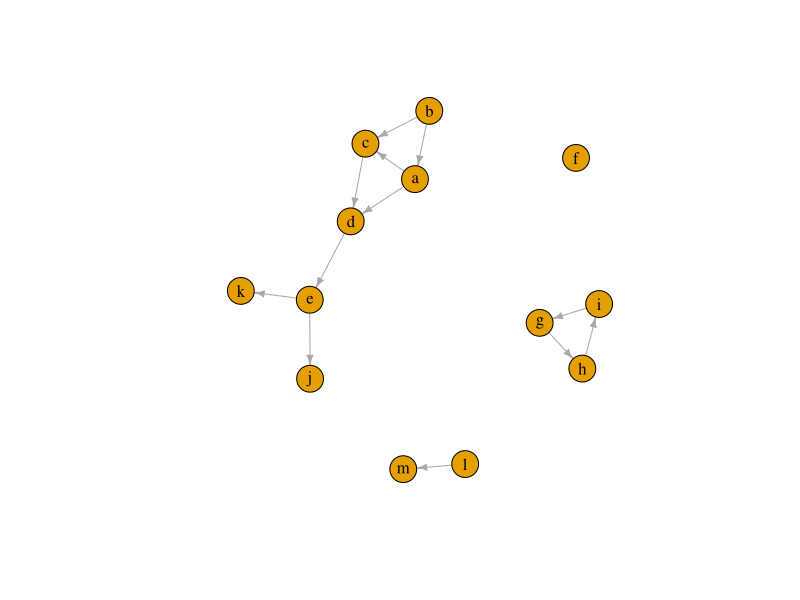
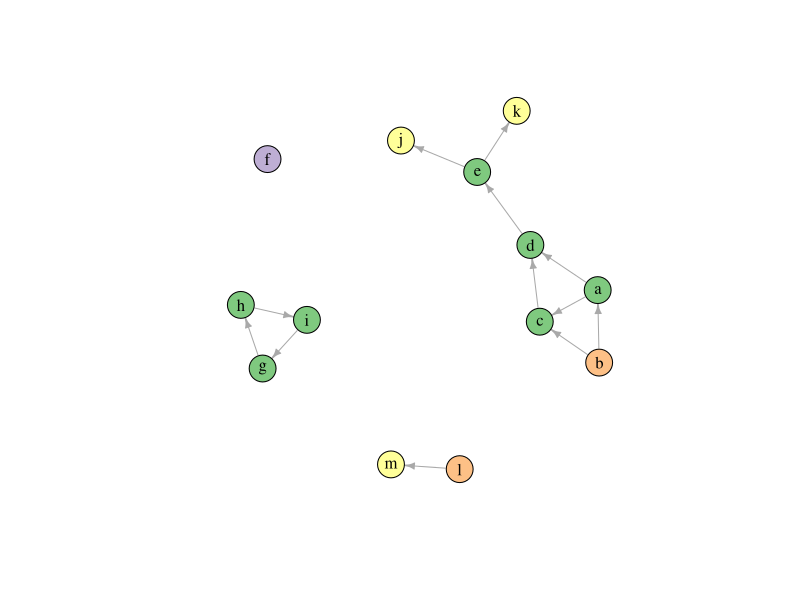
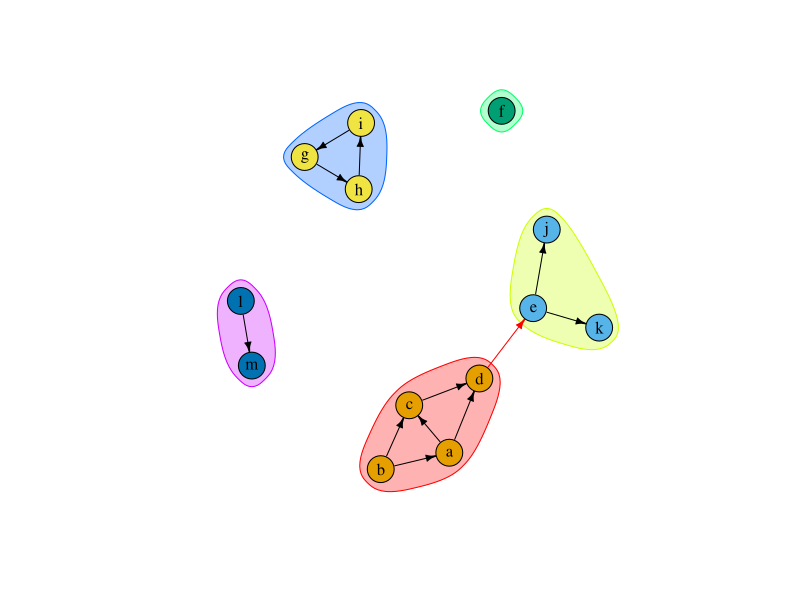
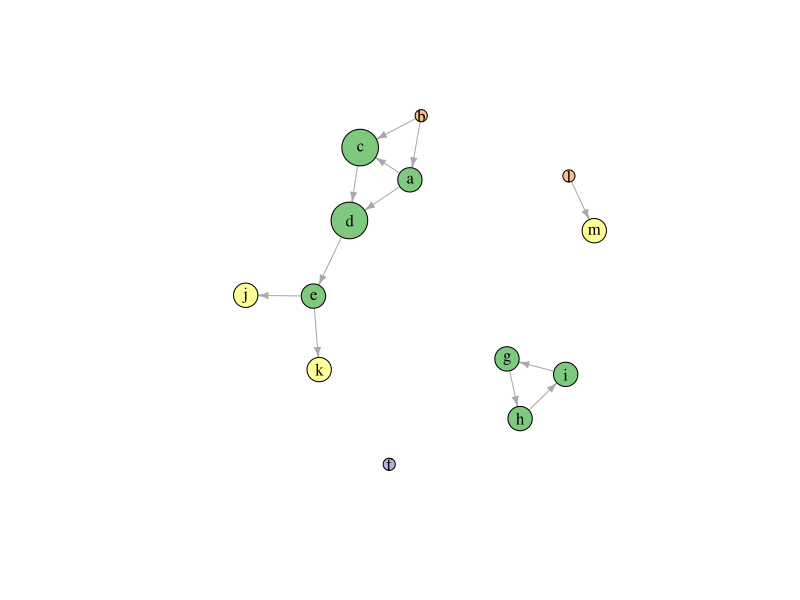
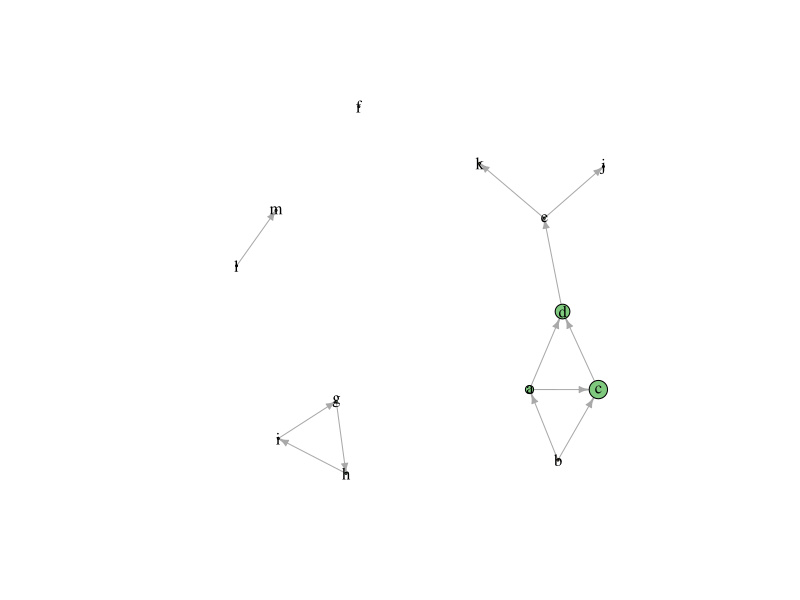

Source code (R) for these figures, in order:
# Rule graphs
library(igraph)
library(RColorBrewer)

# Rule A: If PAYROLL <= 0 THEN RCPTOT = NaN
# Rule B: If EMP <= 0 THEN PAYROLL = 0
# Rule C: If PAYROLL > 0 & EMP > 0 & RCPTOT == NaN THEN RCPTOT = {param1}*PAYROLL + {param2}*EMP
# Rule D: If RCPTOT < 100 THEN RCPTOT_FLAG = 'A' ELSE IF RCPTOT >= 100 & RCPTOT <= 500 THEN RCPTOT_FLAG = 'B' ELSE RCPTOT_FLAG = 'C'
# Rule E: If RCPTOT_FLAG == 'C' THEN REVIEW = 1
# Rule F: If EMP > 1000 THEN EMPTYPE = 'L'
# Rule G: If BESTADMIN == NaN THEN ADMIN_FLAG = 'I'
# Rule H: If ADMIN_FLAG == 'I' THEN PARAM3 = 0.8
# Rule I: If PARAM3 > 0.5 THEN BESTADMIN = NaN
# Rule J: If REVIEW == 1 THEN ASSIGN = choose([1, 2, 3], pr = 'equal')
# Rule K: If REVIEW == 1 THEN ASSIGN = choose([4, 5, 6], pr = 'equal')
# Rule L: If ESTAB_N > 1 THEN MU = True
# Rule M: If MU == True THEN DELETE

g1 = graph_from_literal(a--+c, a--+c, b--+a, b--+c, a--+d, c--+d, d--+e, f, g--+h, h--+i, i--+g, e--+j, e--+k, l--+m)
plot(g1, edge.arrow.size=.5, vertex.label.color='black')

# Node Classification
V(g1)$type = c("Intermediary", "Intermediary", "Progenitor", "Intermediary", "Intermediary", "Isolated", "Intermediary", "Intermediary", "Intermediary", "Terminal", "Terminal", "Progenitor", "Terminal")
pal <- brewer.pal(length(unique(V(g1)$type)), "Accent")
plot(g1, edge.arrow.size=.5, vertex.label.color='black', vertex.color=pal[as.numeric(as.factor(vertex_attr(g1, "type")))])

# Process Identification
ceb <- cluster_edge_betweenness(g1)
plot(ceb, g1, edge.arrow.size=.5, vertex.label.color='black')

# Node Importance
hs <- hub_score(g1, weights=NA)$vector
as <- authority_score(g1, weights=NA)$vector
# Degree Plot
plot(g1, edge.arrow.size=.5, vertex.label.color='black', vertex.color=pal[as.numeric(as.factor(vertex_attr(g1, "type")))], vertex.size = (degree(g1, mode = 'in') + 1)*7)

# Authority Score Plot
plot(g1, edge.arrow.size=.5, vertex.label.color='black', vertex.color=pal[as.numeric(as.factor(vertex_attr(g1, "type")))], vertex.size = as*10)

